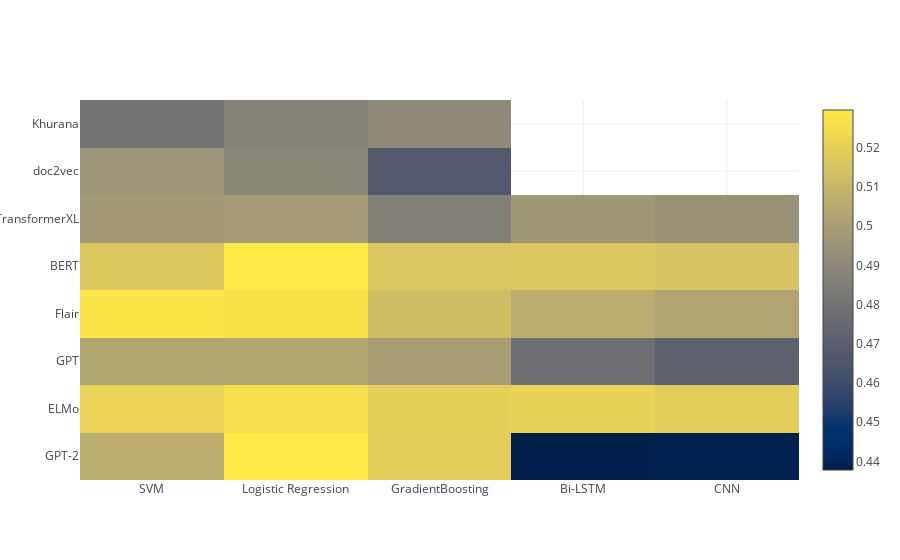

The notebook cell saved with this chart:
### Code cell
data = [go.Heatmap( z = [[0.5067193675889328, 0.5296442687747036, 0.5193675889328063, 0.4377866, 0.438419],
                         [0.5217391304347826, 0.525691699604743, 0.5201581027667984, 0.5209486, 0.5192095], 
                         [0.5035573122529644, 0.5035573122529644, 0.49960474308300395, 0.4782609, 0.4714625], 
                         [0.5280632411067193, 0.5272727272727272, 0.5130434782608696, 0.5064032, 0.5022925], 
                         [0.51699604743083, 0.5296442687747036, 0.516205533596863, 0.5171542, 0.5150988],
                         [0.4980237154150198, 0.49881422924901186, 0.48616600790513836, 0.4966008, 0.4947036],
                         [0.4956521739130435, 0.4893280632411067, 0.4671936758893281, np.nan, np.nan],
                         [0.4806, 0.4876, 0.4903, np.nan, np.nan]],
                    x = ['SVM', 'Logistic Regression', 'GradientBoosting', 'Bi-LSTM', 'CNN'],
                    y = ['GPT-2', 'ELMo', 'GPT', 'Flair', 'BERT', 'TransformerXL', 'doc2vec', 'Khurana'],
                    colorscale = 'Cividis')]

# Test set accuracy of machine learning models for each embedding technique
layout = go.Layout(
    xaxis = dict(ticks=''),
    yaxis = dict(ticks='' )
)

fig = go.Figure(data = data, layout = layout)

iplot(fig)

### Figure 1 — Plotly figure (JSON) as saved in the notebook; plotly's stock layout.template omitted (floating-point values rounded to 4 significant figures)
{"data": [{"colorscale": "Cividis", "type": "heatmap", "uid": "a1c9eb42-7252-48e2-bab9-a6771f3f325b", "x": ["SVM", "Logistic Regression", "GradientBoosting", "Bi-LSTM", "CNN"], "y": ["GPT-2", "ELMo", "GPT", "Flair", "BERT", "TransformerXL", "doc2vec", "Khurana"], "z": [[0.5067, 0.5296, 0.5194, 0.4378, 0.4384], [0.5217, 0.5257, 0.5202, 0.5209, 0.5192], [0.5036, 0.5036, 0.4996, 0.4783, 0.4715], [0.5281, 0.5273, 0.513, 0.5064, 0.5023], [0.517, 0.5296, 0.5162, 0.5172, 0.5151], [0.498, 0.4988, 0.4862, 0.4966, 0.4947], [0.4957, 0.4893, 0.4672, null, null], [0.4806, 0.4876, 0.4903, null, null]]}], "layout": {"xaxis": {"ticks": ""}, "yaxis": {"ticks": ""}}}
